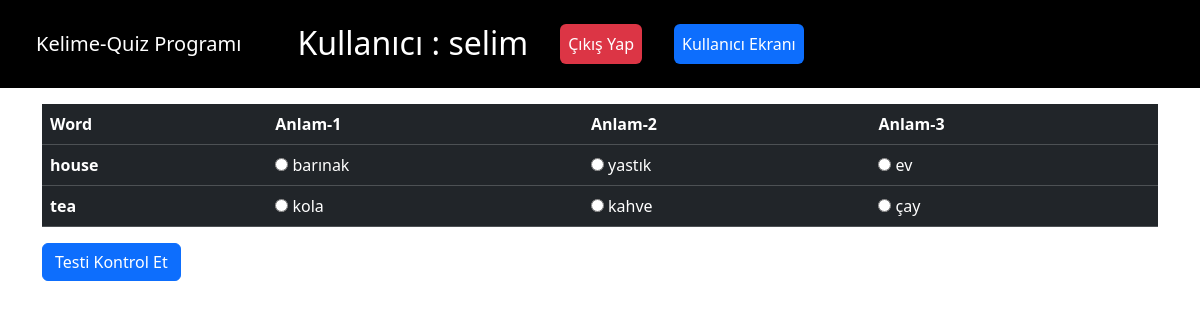
Screenshot of /wordPage/2/ (signed in) with the database file from the repository.
### wordDemo/models.py (models this page shows, shortened)
class Words(models.Model):
    word_id = models.AutoField(primary_key=True)
    word = models.CharField(max_length=63, blank=True, null=True)
    true_word = models.CharField(max_length=63, blank=True, null=True)
    false_word1 = models.CharField(max_length=63, blank=True, null=True)
    false_word2 = models.CharField(max_length=63, blank=True, null=True)
    class Meta:
        managed = True
        db_table = 'words'

### wordDemo/views.py (the view, shortened to what this page needs)
# urls.py: path('wordPage/<int:number_question>/',wordPage , name='wordPage'),
def wordPage(request,number_question = None):
    try:
        number_question = int(number_question)  # Parametreyi integera dönüştür
        if number_question <= 0:
            raise ValueError("Soru sayısı sıfır veya negatif olamaz.")
    except ValueError:
        raise Http404("Geçersiz soru sayısı.")
    if number_question is None:
        number_question = request.session.get('number_question',10)
    else:
        request.session['number_question'] = int(number_question)
    user_id = request.session.get('user_id')
    if not user_id:
        return redirect('loginPage')  # Kullanıcı kimliği yoksa yönlendirme
    if request.method == 'GET':
        bugun = datetime.date.today()
        correct_word_ids = CorrectAnswers.objects.filter(user_id=user_id).values_list('word_id', flat=True)
        correct_word_ids_today = CorrectAnswers.objects.filter(user_id = user_id , next_date=bugun).values_list('word_id', flat=True)
        print(type(correct_word_ids_today))
        kelimeler = Words.objects.exclude(word_id__in=correct_word_ids).order_by('?')
        if correct_word_ids_today:
            kelimeler_today = Words.objects.filter(word_id__in=correct_word_ids_today)
            kelimeler = (kelimeler | kelimeler_today).distinct()
        kelimeler = kelimeler[:number_question]
        for kelime in kelimeler:
            mixed_words = [kelime.true_word, kelime.false_word1, kelime.false_word2]
            random.shuffle(mixed_words)
            kelime.random_words = mixed_words  # Rastgele karıştırılmış kelimeler
        update_next_date_and_correct_count(user_id)
    else:
        kelimeler = request.session.get('kelimeler', [])
    context = {
        'kelimeler': kelimeler,
        'kelime_sayisi':number_question
    }
    return render(request, 'partials/main.html', context)  # Şablonu render edin

### templates/partials/main.html (shortened to what this page needs)
{% extends "home.html" %}
{% block content %}
{% if request.session.user_id %}
<form method="POST">
<main class="container">
    {% if kelimeler %}
        <table class="table table-hover table-dark">
            <thead>
            <tr>
                <th scope="col">Word</th>
                <th scope="col">Anlam-1</th>
                <th scope="col">Anlam-2</th>
                <th scope="col">Anlam-3</th>
            </tr>
            </thead>
            <tbody>
                {% for kelime in kelimeler %}
                <tr>
                    <th scope="row">{{ kelime.word }}</th>
                    {% for word in kelime.random_words %}
                    <td>
                        <input type="radio" name="kelime_{{ kelime.word_id }}" value="{{ word }}">
                        {{ word }}
                    </td>
                    {% endfor %}
                </tr>
                {% endfor %}
            </tbody>
        </table>
        <button type='submit' class="btn btn-primary">Testi Kontrol Et</button>
    {% endif %}
</form>
    {% endif %}
{% endblock %}

### rows the page displays
Words: word "house", random_words "barınak" "yastık" "ev"
Words: word "tea", random_words "kola" "kahve" "çay"

### other values shown
{{ request.session.username }} "selim"
